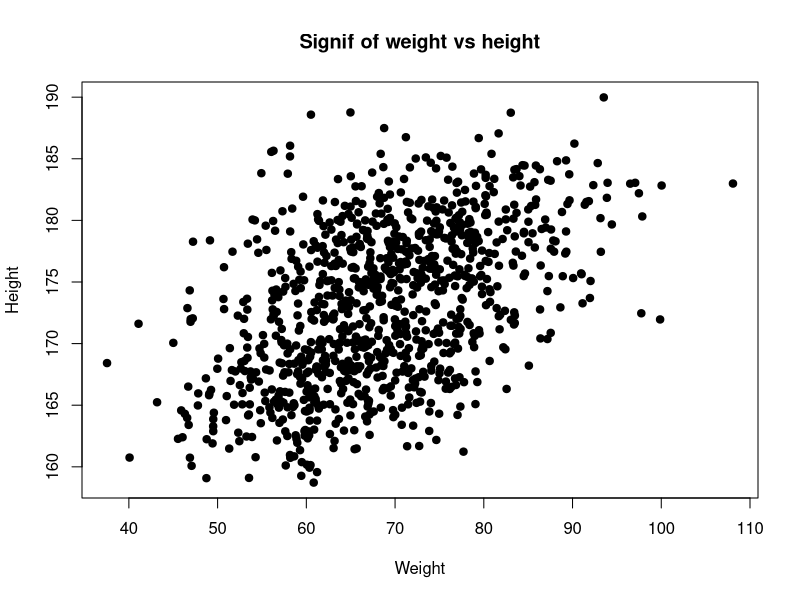
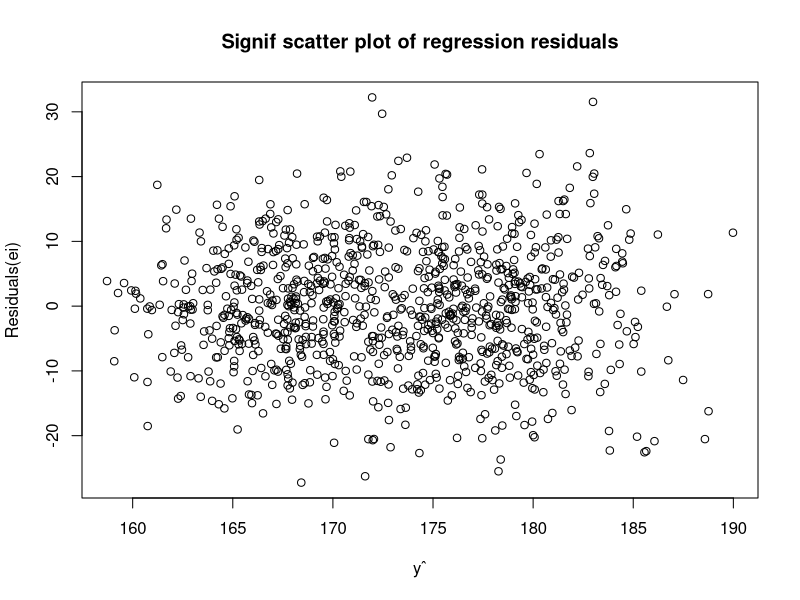
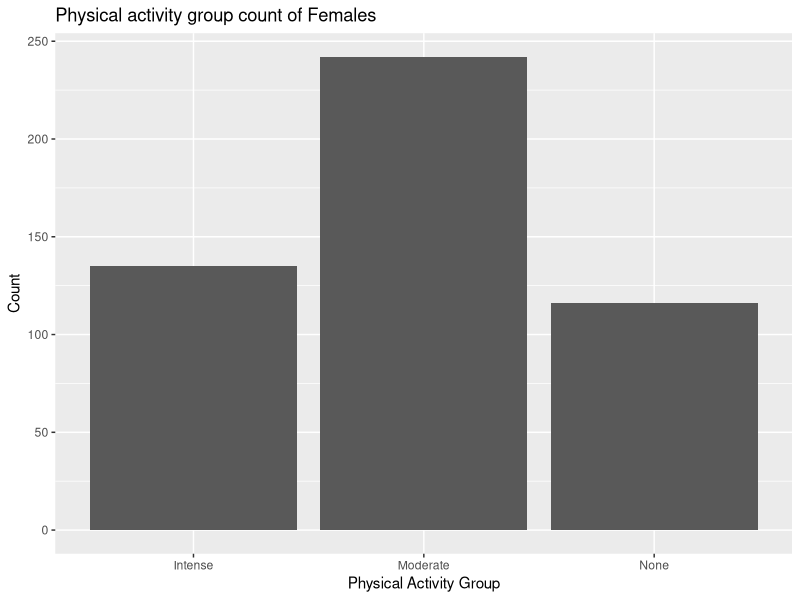
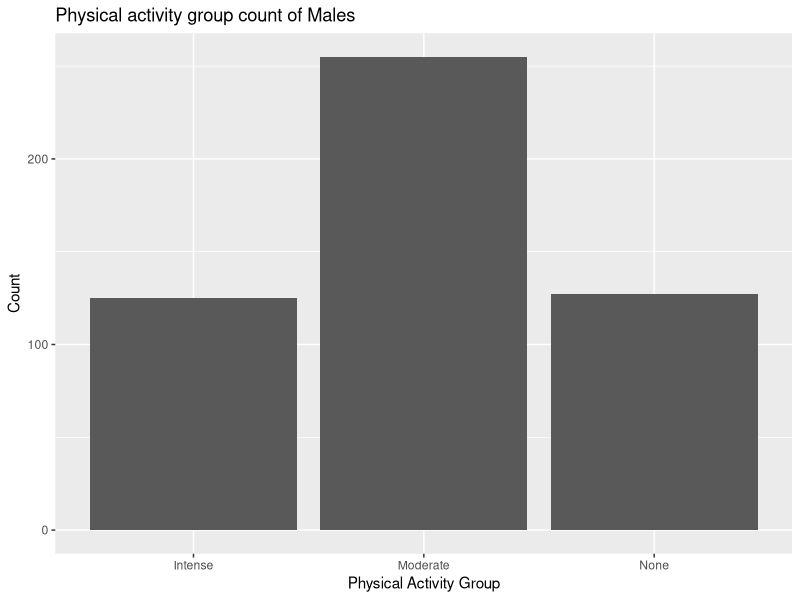

R code for these plots, in order:
## ---- chunk 1
library(tidyverse)
library(ggplot2)
library(dplyr)
library(stats)
data <- read.csv("project.csv")
## ---- chunk 2
summary(data)
## ---- chunk 3
dataF <- data %>%
  filter(gender == 'Female')
summary(dataF)
## ---- chunk 4
dataM <- data %>%
  filter(gender == 'Male')
summary(dataM)
## ---- chunk 5
plot(data$weight, data$height, main="Signif of weight vs height", xlab="Weight", ylab="Height", pch=19)
## ---- chunk 6
data.lm = lm(weight ~ height, data=data) 
data.res = resid(data.lm)
plot(data$height, data.res, ylab="Residuals(ei)", xlab="yˆ", main="Signif scatter plot of regression residuals")
## ---- chunk 7
t.test(data$weight, data$height)
## ---- chunk 8
#Data manipulation and specific data frame creating
dataF.none <- dataF %>% filter(phys == 'None')
dataF.moderate <- dataF %>% filter(phys == 'Moderate')
dataF.intense <- dataF %>% filter(phys == 'Intense')
dataF.phys <- data.frame(count(dataF.none), count(dataF.moderate), count(dataF.intense))
names(dataF.phys)[1] <- "None"
names(dataF.phys)[2] <- "Moderate"
names(dataF.phys)[3] <- "Intense"
dataF.final <- data.frame(
  phys = c("None","Moderate","Intense"),
  value = c(dataF.phys[1,1], dataF.phys[1,2], dataF.phys[1,3])
)

dataM.none <- dataM %>% filter(phys == 'None')
dataM.moderate <- dataM %>% filter(phys == 'Moderate')
dataM.intense <- dataM %>% filter(phys == 'Intense')
dataM.phys <- data.frame(count(dataM.none), count(dataM.moderate), count(dataM.intense))
names(dataM.phys)[1] <- "None"
names(dataM.phys)[2] <- "Moderate"
names(dataM.phys)[3] <- "Intense"
dataM.final <- data.frame(
  phys = c("None","Moderate","Intense"),
  value = c(dataM.phys[1,1], dataM.phys[1,2], dataM.phys[1,3])
)

data.phys <- merge(dataF.final,dataM.final,by="phys")
names(data.phys)[2] <- "females"
names(data.phys)[3] <- "males"
## ---- chunk 9
ggplot(dataF.final, aes(x=phys, y=value)) + geom_bar(stat="identity") + xlab("Physical Activity Group") + ylab("Count") + ggtitle("Physical activity group count of Females")
## ---- chunk 10
ggplot(dataM.final, aes(x=phys, y=value)) + geom_bar(stat="identity") + xlab("Physical Activity Group") + ylab("Count") + ggtitle("Physical activity group count of Males")
## ---- chunk 11
cor.test(data.phys$females, data.phys$males, method ="pearson")
data.phys.chiq <- chisq.test(data.phys$females, data.phys$males, correct=FALSE)
data.phys.chiq
## ---- chunk 12
if(mean(dataF$height) == mean(dataM$height)){
  meanResult <- "The mean height of males and females are the same."
} else{
  meanResult <- "The mean height of males and females are not the same."
}
meanResult

## ---- chunk 13
data.phys.chiq
if(data.phys.chiq$p.value < 0.05){
  cat("The p value is less than the significance value of 0.05, therefore the null hypothesis can be rejected. \nMeaning there is a correlation between gender and amount of physical activity")
}else{
 cat("The p value is greater than the significance value of 0.05, therefore the null \nhypothesis cannot be rejected. This means we can support the null hypothesis and that \nthere is no correlation between gender and amount of physical activity.")
}
